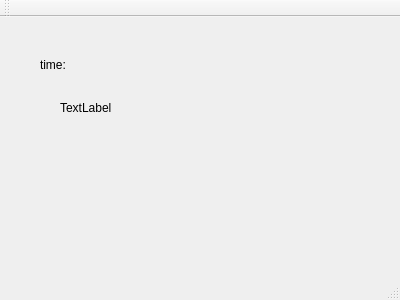
<?xml version="1.0" encoding="UTF-8"?>
<ui version="4.0">
 <class>MainWindow</class>
 <widget class="QMainWindow" name="MainWindow">
  <property name="geometry">
   <rect>
    <x>0</x>
    <y>0</y>
    <width>400</width>
    <height>300</height>
   </rect>
  </property>
  <property name="windowTitle">
   <string>MainWindow</string>
  </property>
  <widget class="QWidget" name="centralWidget">
   <widget class="QLabel" name="label">
    <property name="geometry">
     <rect>
      <x>40</x>
      <y>40</y>
      <width>60</width>
      <height>16</height>
     </rect>
    </property>
    <property name="text">
     <string>time:</string>
    </property>
   </widget>
   <widget class="QLabel" name="label_2">
    <property name="geometry">
     <rect>
      <x>60</x>
      <y>80</y>
      <width>251</width>
      <height>21</height>
     </rect>
    </property>
    <property name="text">
     <string>TextLabel</string>
    </property>
   </widget>
  </widget>
  <widget class="QMenuBar" name="menuBar">
   <property name="geometry">
    <rect>
     <x>0</x>
     <y>0</y>
     <width>400</width>
     <height>22</height>
    </rect>
   </property>
  </widget>
  <widget class="QToolBar" name="mainToolBar">
   <attribute name="toolBarArea">
    <enum>TopToolBarArea</enum>
   </attribute>
   <attribute name="toolBarBreak">
    <bool>false</bool>
   </attribute>
  </widget>
  <widget class="QStatusBar" name="statusBar"/>
 </widget>
 <layoutdefault spacing="6" margin="11"/>
 <resources/>
 <connections/>
</ui>
